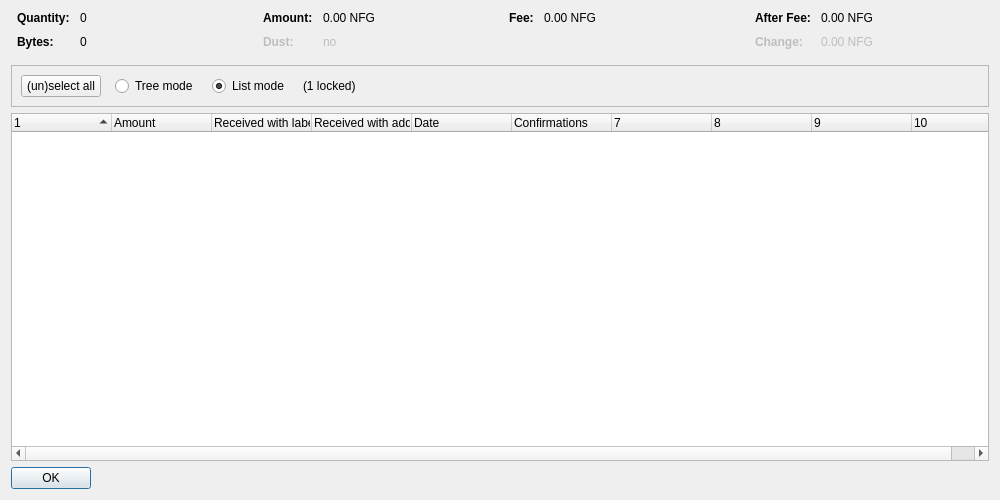
<?xml version="1.0" encoding="UTF-8"?>
<ui version="4.0">
 <class>CoinControlDialog</class>
 <widget class="QDialog" name="CoinControlDialog">
  <property name="geometry">
   <rect>
    <x>0</x>
    <y>0</y>
    <width>1000</width>
    <height>500</height>
   </rect>
  </property>
  <property name="windowTitle">
   <string>Coin Selection</string>
  </property>
  <layout class="QVBoxLayout" name="verticalLayout">
   <item>
    <layout class="QHBoxLayout" name="horizontalLayoutTop" stretch="0,0,0,0">
     <property name="topMargin">
      <number>0</number>
     </property>
     <property name="bottomMargin">
      <number>10</number>
     </property>
     <item>
      <layout class="QFormLayout" name="formLayoutCoinControl1">
       <property name="horizontalSpacing">
        <number>10</number>
       </property>
       <property name="verticalSpacing">
        <number>10</number>
       </property>
       <property name="leftMargin">
        <number>6</number>
       </property>
       <property name="rightMargin">
        <number>6</number>
       </property>
       <item row="0" column="0">
        <widget class="QLabel" name="labelCoinControlQuantityText">
         <property name="font">
          <font>
           <weight>75</weight>
           <bold>true</bold>
          </font>
         </property>
         <property name="text">
          <string>Quantity:</string>
         </property>
        </widget>
       </item>
       <item row="0" column="1">
        <widget class="QLabel" name="labelCoinControlQuantity">
         <property name="cursor">
          <cursorShape>IBeamCursor</cursorShape>
         </property>
         <property name="contextMenuPolicy">
          <enum>Qt::ActionsContextMenu</enum>
         </property>
         <property name="text">
          <string notr="true">0</string>
         </property>
         <property name="textInteractionFlags">
          <set>Qt::LinksAccessibleByMouse|Qt::TextSelectableByKeyboard|Qt::TextSelectableByMouse</set>
         </property>
        </widget>
       </item>
       <item row="1" column="0">
        <widget class="QLabel" name="labelCoinControlBytesText">
         <property name="font">
          <font>
           <weight>75</weight>
           <bold>true</bold>
          </font>
         </property>
         <property name="text">
          <string>Bytes:</string>
         </property>
        </widget>
       </item>
       <item row="1" column="1">
        <widget class="QLabel" name="labelCoinControlBytes">
         <property name="cursor">
          <cursorShape>IBeamCursor</cursorShape>
         </property>
         <property name="contextMenuPolicy">
          <enum>Qt::ActionsContextMenu</enum>
         </property>
         <property name="text">
          <string notr="true">0</string>
         </property>
         <property name="textInteractionFlags">
          <set>Qt::LinksAccessibleByMouse|Qt::TextSelectableByKeyboard|Qt::TextSelectableByMouse</set>
         </property>
        </widget>
       </item>
      </layout>
     </item>
     <item>
      <layout class="QFormLayout" name="formLayoutCoinControl2">
       <property name="horizontalSpacing">
        <number>10</number>
       </property>
       <property name="verticalSpacing">
        <number>10</number>
       </property>
       <property name="leftMargin">
        <number>6</number>
       </property>
       <property name="rightMargin">
        <number>6</number>
       </property>
       <item row="0" column="0">
        <widget class="QLabel" name="labelCoinControlAmountText">
         <property name="font">
          <font>
           <weight>75</weight>
           <bold>true</bold>
          </font>
         </property>
         <property name="text">
          <string>Amount:</string>
         </property>
        </widget>
       </item>
       <item row="0" column="1">
        <widget class="QLabel" name="labelCoinControlAmount">
         <property name="cursor">
          <cursorShape>IBeamCursor</cursorShape>
         </property>
         <property name="contextMenuPolicy">
          <enum>Qt::ActionsContextMenu</enum>
         </property>
         <property name="text">
          <string notr="true">0.00 NFG</string>
         </property>
         <property name="textInteractionFlags">
          <set>Qt::LinksAccessibleByMouse|Qt::TextSelectableByKeyboard|Qt::TextSelectableByMouse</set>
         </property>
        </widget>
       </item>
       <item row="1" column="0">
        <widget class="QLabel" name="labelCoinControlLowOutputText">
         <property name="enabled">
          <bool>false</bool>
         </property>
         <property name="font">
          <font>
           <weight>75</weight>
           <bold>true</bold>
          </font>
         </property>
         <property name="text">
          <string>Dust:</string>
         </property>
        </widget>
       </item>
       <item row="1" column="1">
        <widget class="QLabel" name="labelCoinControlLowOutput">
         <property name="enabled">
          <bool>false</bool>
         </property>
         <property name="cursor">
          <cursorShape>IBeamCursor</cursorShape>
         </property>
         <property name="contextMenuPolicy">
          <enum>Qt::ActionsContextMenu</enum>
         </property>
         <property name="text">
          <string notr="true">no</string>
         </property>
         <property name="textInteractionFlags">
          <set>Qt::LinksAccessibleByMouse|Qt::TextSelectableByKeyboard|Qt::TextSelectableByMouse</set>
         </property>
        </widget>
       </item>
      </layout>
     </item>
     <item>
      <layout class="QFormLayout" name="formLayoutCoinControl3">
       <property name="horizontalSpacing">
        <number>10</number>
       </property>
       <property name="verticalSpacing">
        <number>10</number>
       </property>
       <property name="leftMargin">
        <number>6</number>
       </property>
       <property name="rightMargin">
        <number>6</number>
       </property>
       <item row="0" column="0">
        <widget class="QLabel" name="labelCoinControlFeeText">
         <property name="font">
          <font>
           <weight>75</weight>
           <bold>true</bold>
          </font>
         </property>
         <property name="text">
          <string>Fee:</string>
         </property>
        </widget>
       </item>
       <item row="0" column="1">
        <widget class="QLabel" name="labelCoinControlFee">
         <property name="cursor">
          <cursorShape>IBeamCursor</cursorShape>
         </property>
         <property name="contextMenuPolicy">
          <enum>Qt::ActionsContextMenu</enum>
         </property>
         <property name="text">
          <string notr="true">0.00 NFG</string>
         </property>
         <property name="textInteractionFlags">
          <set>Qt::LinksAccessibleByMouse|Qt::TextSelectableByKeyboard|Qt::TextSelectableByMouse</set>
         </property>
        </widget>
       </item>
      </layout>
     </item>
     <item>
      <layout class="QFormLayout" name="formLayoutCoinControl4">
       <property name="horizontalSpacing">
        <number>10</number>
       </property>
       <property name="verticalSpacing">
        <number>10</number>
       </property>
       <property name="leftMargin">
        <number>6</number>
       </property>
       <property name="rightMargin">
        <number>6</number>
       </property>
       <item row="0" column="0">
        <widget class="QLabel" name="labelCoinControlAfterFeeText">
         <property name="font">
          <font>
           <weight>75</weight>
           <bold>true</bold>
          </font>
         </property>
         <property name="text">
          <string>After Fee:</string>
         </property>
        </widget>
       </item>
       <item row="0" column="1">
        <widget class="QLabel" name="labelCoinControlAfterFee">
         <property name="cursor">
          <cursorShape>IBeamCursor</cursorShape>
         </property>
         <property name="contextMenuPolicy">
          <enum>Qt::ActionsContextMenu</enum>
         </property>
         <property name="text">
          <string notr="true">0.00 NFG</string>
         </property>
         <property name="textInteractionFlags">
          <set>Qt::LinksAccessibleByMouse|Qt::TextSelectableByKeyboard|Qt::TextSelectableByMouse</set>
         </property>
        </widget>
       </item>
       <item row="1" column="0">
        <widget class="QLabel" name="labelCoinControlChangeText">
         <property name="enabled">
          <bool>false</bool>
         </property>
         <property name="font">
          <font>
           <weight>75</weight>
           <bold>true</bold>
          </font>
         </property>
         <property name="text">
          <string>Change:</string>
         </property>
        </widget>
       </item>
       <item row="1" column="1">
        <widget class="QLabel" name="labelCoinControlChange">
         <property name="enabled">
          <bool>false</bool>
         </property>
         <property name="cursor">
          <cursorShape>IBeamCursor</cursorShape>
         </property>
         <property name="contextMenuPolicy">
          <enum>Qt::ActionsContextMenu</enum>
         </property>
         <property name="text">
          <string notr="true">0.00 NFG</string>
         </property>
         <property name="textInteractionFlags">
          <set>Qt::LinksAccessibleByMouse|Qt::TextSelectableByKeyboard|Qt::TextSelectableByMouse</set>
         </property>
        </widget>
       </item>
      </layout>
     </item>
    </layout>
   </item>
   <item>
    <widget class="QFrame" name="frame">
     <property name="minimumSize">
      <size>
       <width>0</width>
       <height>40</height>
      </size>
     </property>
     <property name="frameShape">
      <enum>QFrame::StyledPanel</enum>
     </property>
     <property name="frameShadow">
      <enum>QFrame::Sunken</enum>
     </property>
     <layout class="QHBoxLayout" name="horizontalLayout">
      <item>
       <layout class="QHBoxLayout" name="horizontalLayoutPanel" stretch="0,0,0,0,0">
        <property name="spacing">
         <number>14</number>
        </property>
        <item>
         <widget class="QPushButton" name="pushButtonSelectAll">
          <property name="sizePolicy">
           <sizepolicy hsizetype="Maximum" vsizetype="Fixed">
            <horstretch>0</horstretch>
            <verstretch>0</verstretch>
           </sizepolicy>
          </property>
          <property name="text">
           <string>(un)select all</string>
          </property>
          <property name="autoDefault">
           <bool>false</bool>
          </property>
         </widget>
        </item>
        <item>
         <widget class="QRadioButton" name="radioTreeMode">
          <property name="sizePolicy">
           <sizepolicy hsizetype="Maximum" vsizetype="Fixed">
            <horstretch>0</horstretch>
            <verstretch>0</verstretch>
           </sizepolicy>
          </property>
          <property name="text">
           <string>Tree mode</string>
          </property>
         </widget>
        </item>
        <item>
         <widget class="QRadioButton" name="radioListMode">
          <property name="sizePolicy">
           <sizepolicy hsizetype="Maximum" vsizetype="Fixed">
            <horstretch>0</horstretch>
            <verstretch>0</verstretch>
           </sizepolicy>
          </property>
          <property name="text">
           <string>List mode</string>
          </property>
          <property name="checked">
           <bool>true</bool>
          </property>
         </widget>
        </item>
        <item>
         <widget class="QLabel" name="labelLocked">
          <property name="text">
           <string notr="true">(1 locked)</string>
          </property>
         </widget>
        </item>
        <item>
         <spacer name="horizontalSpacer">
          <property name="orientation">
           <enum>Qt::Horizontal</enum>
          </property>
          <property name="sizeHint" stdset="0">
           <size>
            <width>40</width>
            <height>20</height>
           </size>
          </property>
         </spacer>
        </item>
       </layout>
      </item>
     </layout>
    </widget>
   </item>
   <item>
    <widget class="CoinControlTreeWidget" name="treeWidget">
     <property name="contextMenuPolicy">
      <enum>Qt::CustomContextMenu</enum>
     </property>
     <property name="sortingEnabled">
      <bool>false</bool>
     </property>
     <property name="columnCount">
      <number>10</number>
     </property>
     <attribute name="headerShowSortIndicator" stdset="0">
      <bool>true</bool>
     </attribute>
     <attribute name="headerStretchLastSection">
      <bool>false</bool>
     </attribute>
     <column>
      <property name="text">
       <string/>
      </property>
     </column>
     <column>
      <property name="text">
       <string>Amount</string>
      </property>
     </column>
     <column>
      <property name="text">
       <string>Received with label</string>
      </property>
     </column>
     <column>
      <property name="text">
       <string>Received with address</string>
      </property>
     </column>
     <column>
      <property name="text">
       <string>Date</string>
      </property>
     </column>
     <column>
      <property name="text">
       <string>Confirmations</string>
      </property>
      <property name="toolTip">
       <string>Confirmed</string>
      </property>
     </column>
     <column>
      <property name="text">
       <string/>
      </property>
     </column>
     <column>
      <property name="text">
       <string/>
      </property>
     </column>
     <column>
      <property name="text">
       <string/>
      </property>
     </column>
     <column>
      <property name="text">
       <string/>
      </property>
     </column>
    </widget>
   </item>
   <item>
    <widget class="QDialogButtonBox" name="buttonBox">
     <property name="sizePolicy">
      <sizepolicy hsizetype="Maximum" vsizetype="Fixed">
       <horstretch>0</horstretch>
       <verstretch>0</verstretch>
      </sizepolicy>
     </property>
     <property name="orientation">
      <enum>Qt::Horizontal</enum>
     </property>
     <property name="standardButtons">
      <set>QDialogButtonBox::Ok</set>
     </property>
    </widget>
   </item>
  </layout>
 </widget>
 <customwidgets>
  <customwidget>
   <class>CoinControlTreeWidget</class>
   <extends>QTreeWidget</extends>
   <header>coincontroltreewidget.h</header>
  </customwidget>
 </customwidgets>
 <resources/>
 <connections/>
</ui>
